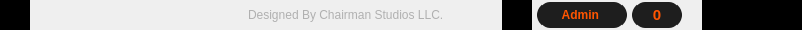
     <widget class="QFrame" name="toolBar">
      <property name="minimumSize">
       <size>
        <width>0</width>
        <height>30</height>
       </size>
      </property>
      <property name="maximumSize">
       <size>
        <width>16777215</width>
        <height>30</height>
       </size>
      </property>
      <property name="frameShape">
       <enum>QFrame::NoFrame</enum>
      </property>
      <property name="frameShadow">
       <enum>QFrame::Raised</enum>
      </property>
      <layout class="QHBoxLayout" name="horizontalLayout_2">
       <property name="spacing">
        <number>0</number>
       </property>
       <property name="leftMargin">
        <number>0</number>
       </property>
       <property name="topMargin">
        <number>0</number>
       </property>
       <property name="rightMargin">
        <number>0</number>
       </property>
       <property name="bottomMargin">
        <number>0</number>
       </property>
       <item>
        <widget class="QFrame" name="toggleFrame">
         <property name="minimumSize">
          <size>
           <width>30</width>
           <height>30</height>
          </size>
         </property>
         <property name="maximumSize">
          <size>
           <width>30</width>
           <height>30</height>
          </size>
         </property>
         <property name="styleSheet">
          <string notr="true">background-color: rgb(59, 65, 71);</string>
         </property>
         <property name="frameShape">
          <enum>QFrame::NoFrame</enum>
         </property>
         <property name="frameShadow">
          <enum>QFrame::Raised</enum>
         </property>
         <widget class="QPushButton" name="toggleButton">
          <property name="geometry">
           <rect>
            <x>0</x>
            <y>0</y>
            <width>30</width>
            <height>30</height>
           </rect>
          </property>
          <property name="minimumSize">
           <size>
            <width>30</width>
            <height>30</height>
           </size>
          </property>
          <property name="maximumSize">
           <size>
            <width>30</width>
            <height>30</height>
           </size>
          </property>
          <property name="styleSheet">
           <string notr="true">QPushButton {
	border: none;
	background-color: rgb(0, 0, 0);
	border-left: 3px solid rgb(0, 0, 0);
}

QPushButton:hover {
	border-left: 3px solid rgb(255, 85, 0);
}

QPushButton:pressed {
	background-color: rgb(25, 25, 25);
}</string>
          </property>
          <property name="text">
           <string/>
          </property>
          <property name="icon">
           <iconset resource="resources.qrc">
            <normaloff>:/icons/icons/icons8_menu.svg</normaloff>:/icons/icons/icons8_menu.svg</iconset>
          </property>
          <property name="iconSize">
           <size>
            <width>30</width>
            <height>30</height>
           </size>
          </property>
         </widget>
        </widget>
       </item>
       <item>
        <widget class="QFrame" name="headerFrame">
         <property name="frameShape">
          <enum>QFrame::NoFrame</enum>
         </property>
         <property name="frameShadow">
          <enum>QFrame::Raised</enum>
         </property>
         <layout class="QHBoxLayout" name="horizontalLayout_3">
          <property name="spacing">
           <number>0</number>
          </property>
          <property name="leftMargin">
           <number>0</number>
          </property>
          <property name="topMargin">
           <number>0</number>
          </property>
          <property name="rightMargin">
           <number>0</number>
          </property>
          <property name="bottomMargin">
           <number>0</number>
          </property>
          <item>
           <spacer name="horizontalSpacer">
            <property name="orientation">
             <enum>Qt::Horizontal</enum>
            </property>
            <property name="sizeHint" stdset="0">
             <size>
              <width>218</width>
              <height>13</height>
             </size>
            </property>
           </spacer>
          </item>
          <item>
           <widget class="QLabel" name="label">
            <property name="styleSheet">
             <string notr="true">color: rgb(176, 176, 176);</string>
            </property>
            <property name="text">
             <string>Designed By Chairman Studios LLC.</string>
            </property>
           </widget>
          </item>
          <item>
           <spacer name="horizontalSpacer_2">
            <property name="orientation">
             <enum>Qt::Horizontal</enum>
            </property>
            <property name="sizeHint" stdset="0">
             <size>
              <width>58</width>
              <height>13</height>
             </size>
            </property>
           </spacer>
          </item>
          <item>
           <widget class="QFrame" name="userFrame">
            <property name="minimumSize">
             <size>
              <width>200</width>
              <height>30</height>
             </size>
            </property>
            <property name="maximumSize">
             <size>
              <width>200</width>
              <height>30</height>
             </size>
            </property>
            <property name="frameShape">
             <enum>QFrame::NoFrame</enum>
            </property>
            <property name="frameShadow">
             <enum>QFrame::Raised</enum>
            </property>
            <layout class="QHBoxLayout" name="horizontalLayout_4">
             <property name="spacing">
              <number>5</number>
             </property>
             <property name="leftMargin">
              <number>0</number>
             </property>
             <property name="topMargin">
              <number>0</number>
             </property>
             <property name="rightMargin">
              <number>20</number>
             </property>
             <property name="bottomMargin">
              <number>0</number>
             </property>
             <item>
              <widget class="QPushButton" name="toggleButton_5">
               <property name="minimumSize">
                <size>
                 <width>30</width>
                 <height>30</height>
                </size>
               </property>
               <property name="maximumSize">
                <size>
                 <width>30</width>
                 <height>30</height>
                </size>
               </property>
               <property name="styleSheet">
                <string notr="true">QPushButton {
	border: none;
	background-color: rgb(0, 0, 0);
	border-left: 3px solid rgb(0, 0, 0);
}

QPushButton:hover {
	border-left: 3px solid rgb(255, 85, 0);
}

QPushButton:pressed {
	background-color: rgb(25, 25, 25);
}</string>
               </property>
               <property name="text">
                <string/>
               </property>
               <property name="icon">
                <iconset resource="resources.qrc">
                 <normaloff>:/icons/icons/icons8_maintenance_2.svg</normaloff>:/icons/icons/icons8_maintenance_2.svg</iconset>
               </property>
               <property name="iconSize">
                <size>
                 <width>20</width>
                 <height>20</height>
                </size>
               </property>
              </widget>
             </item>
             <item>
              <widget class="QPushButton" name="toggleButton_7">
               <property name="minimumSize">
                <size>
                 <width>90</width>
                 <height>26</height>
                </size>
               </property>
               <property name="maximumSize">
                <size>
                 <width>90</width>
                 <height>26</height>
                </size>
               </property>
               <property name="font">
                <font>
                 <bold>true</bold>
                </font>
               </property>
               <property name="styleSheet">
                <string notr="true">QPushButton {
	border: none;
	background-color: rgb(30, 30, 30);
	border-left: 3px solid rgb(30, 30, 30);
	border-right: 3px solid rgb(30, 30, 30);
	color: rgb(255, 85, 0);
	border-radius: 13px;
}

QPushButton:hover {
	border-left: 3px solid rgb(255, 85, 0);
	border-right: 3px solid rgb(255, 85, 0);
}

QPushButton:pressed {
	background-color: rgb(25, 25, 25);
}</string>
               </property>
               <property name="text">
                <string>Admin </string>
               </property>
               <property name="icon">
                <iconset resource="resources.qrc">
                 <normaloff>:/icons/icons/icons8_account_1.svg</normaloff>:/icons/icons/icons8_account_1.svg</iconset>
               </property>
               <property name="iconSize">
                <size>
                 <width>25</width>
                 <height>25</height>
                </size>
               </property>
              </widget>
             </item>
             <item>
              <widget class="QPushButton" name="toggleButton_6">
               <property name="minimumSize">
                <size>
                 <width>50</width>
                 <height>26</height>
                </size>
               </property>
               <property name="maximumSize">
                <size>
                 <width>50</width>
                 <height>26</height>
                </size>
               </property>
               <property name="font">
                <font>
                 <pointsize>11</pointsize>
                 <bold>true</bold>
                </font>
               </property>
               <property name="styleSheet">
                <string notr="true">QPushButton {
	border: none;
	background-color: rgb(30, 30, 30);
	border-left: 3px solid rgb(30, 30, 30);
	border-right: 3px solid rgb(30, 30, 30);
	color: rgb(255, 85, 0);
	border-radius: 13px;
}

QPushButton:hover {
	border-left: 3px solid rgb(255, 85, 0);
	border-right: 3px solid rgb(255, 85, 0);
}

QPushButton:pressed {
	background-color: rgb(25, 25, 25);
}</string>
               </property>
               <property name="text">
                <string>0</string>
               </property>
               <property name="icon">
                <iconset resource="resources.qrc">
                 <normaloff>:/icons/icons/icons8_alarm.svg</normaloff>:/icons/icons/icons8_alarm.svg</iconset>
               </property>
               <property name="iconSize">
                <size>
                 <width>20</width>
                 <height>20</height>
                </size>
               </property>
              </widget>
             </item>
            </layout>
           </widget>
          </item>
         </layout>
        </widget>
       </item>
       <item>
        <widget class="QFrame" name="actionFrame">
         <property name="minimumSize">
          <size>
           <width>100</width>
           <height>0</height>
          </size>
         </property>
         <property name="maximumSize">
          <size>
           <width>100</width>
           <height>16777215</height>
          </size>
         </property>
         <property name="styleSheet">
          <string notr="true">background-color: rgb(22, 22, 22);</string>
         </property>
         <property name="frameShape">
          <enum>QFrame::NoFrame</enum>
         </property>
         <property name="frameShadow">
          <enum>QFrame::Raised</enum>
         </property>
         <widget class="QPushButton" name="miniButton">
          <property name="geometry">
           <rect>
            <x>0</x>
            <y>0</y>
            <width>30</width>
            <height>30</height>
           </rect>
          </property>
          <property name="minimumSize">
           <size>
            <width>30</width>
            <height>30</height>
           </size>
          </property>
          <property name="maximumSize">
           <size>
            <width>30</width>
            <height>30</height>
           </size>
          </property>
          <property name="styleSheet">
           <string notr="true">QPushButton {
	border: none;
	background-color: rgb(0, 0, 0);
	text-align: center;
}

QPushButton:hover {
	background-color: rgb(31, 31, 31);
}

QPushButton:pressed {
	background-color: rgb(21, 21, 21)
}</string>
          </property>
          <property name="text">
           <string/>
          </property>
          <property name="icon">
           <iconset resource="resources.qrc">
            <normaloff>:/icons/icons/icons8_minus.svg</normaloff>:/icons/icons/icons8_minus.svg</iconset>
          </property>
          <property name="iconSize">
           <size>
            <width>30</width>
            <height>30</height>
           </size>
          </property>
         </widget>
         <widget class="QPushButton" name="maxiButton">
          <property name="geometry">
           <rect>
            <x>30</x>
            <y>0</y>
            <width>30</width>
            <height>30</height>
           </rect>
          </property>
          <property name="minimumSize">
           <size>
            <width>30</width>
            <height>30</height>
           </size>
          </property>
          <property name="maximumSize">
           <size>
            <width>30</width>
            <height>30</height>
           </size>
          </property>
          <property name="styleSheet">
           <string notr="true">QPushButton {
	border: none;
	background-color: rgb(0, 0, 0);
	text-align: center;
}

QPushButton:hover {
	background-color: rgb(31, 31, 31);
}

QPushButton:pressed {
	background-color: rgb(21, 21, 21)
}</string>
          </property>
          <property name="text">
           <string/>
          </property>
          <property name="icon">
           <iconset resource="resources.qrc">
            <normaloff>:/icons/icons/icons8_separate_document_1.svg</normaloff>:/icons/icons/icons8_separate_document_1.svg</iconset>
          </property>
          <property name="iconSize">
           <size>
            <width>30</width>
            <height>30</height>
           </size>
          </property>
         </widget>
         <widget class="QPushButton" name="closeButton">
          <property name="geometry">
           <rect>
            <x>60</x>
            <y>0</y>
            <width>40</width>
            <height>30</height>
           </rect>
          </property>
          <property name="minimumSize">
           <size>
            <width>40</width>
            <height>30</height>
           </size>
          </property>
          <property name="maximumSize">
           <size>
            <width>40</width>
            <height>30</height>
           </size>
          </property>
          <property name="styleSheet">
           <string notr="true">QPushButton {
	border: none;
	background-color: rgb(0, 0, 0);
}

QPushButton:hover {
	background-color: rgb(255, 38, 0);
}

QPushButton:pressed {
	background-color: rgb(255, 0, 0);
}</string>
          </property>
          <property name="text">
           <string/>
          </property>
          <property name="icon">
           <iconset resource="resources.qrc">
            <normaloff>:/icons/icons/icons8_multiply.svg</normaloff>:/icons/icons/icons8_multiply.svg</iconset>
          </property>
          <property name="iconSize">
           <size>
            <width>30</width>
            <height>30</height>
           </size>
          </property>
         </widget>
        </widget>
       </item>
      </layout>
     </widget>
